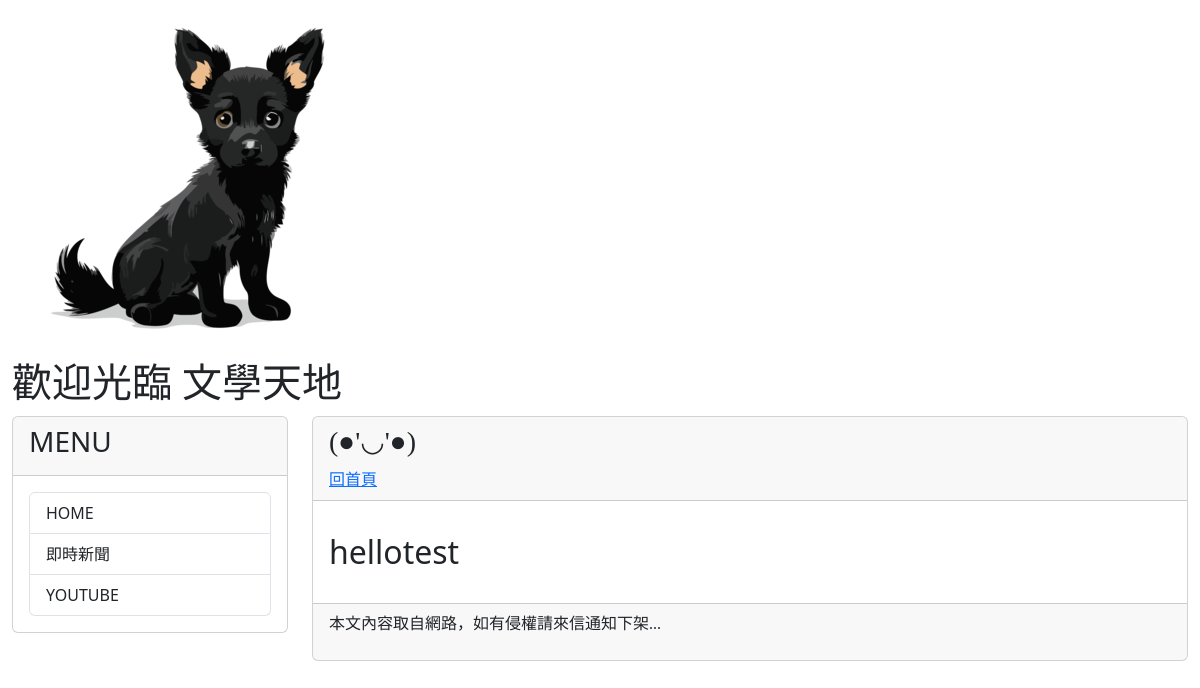
The app's page /post/emoji/, older data.
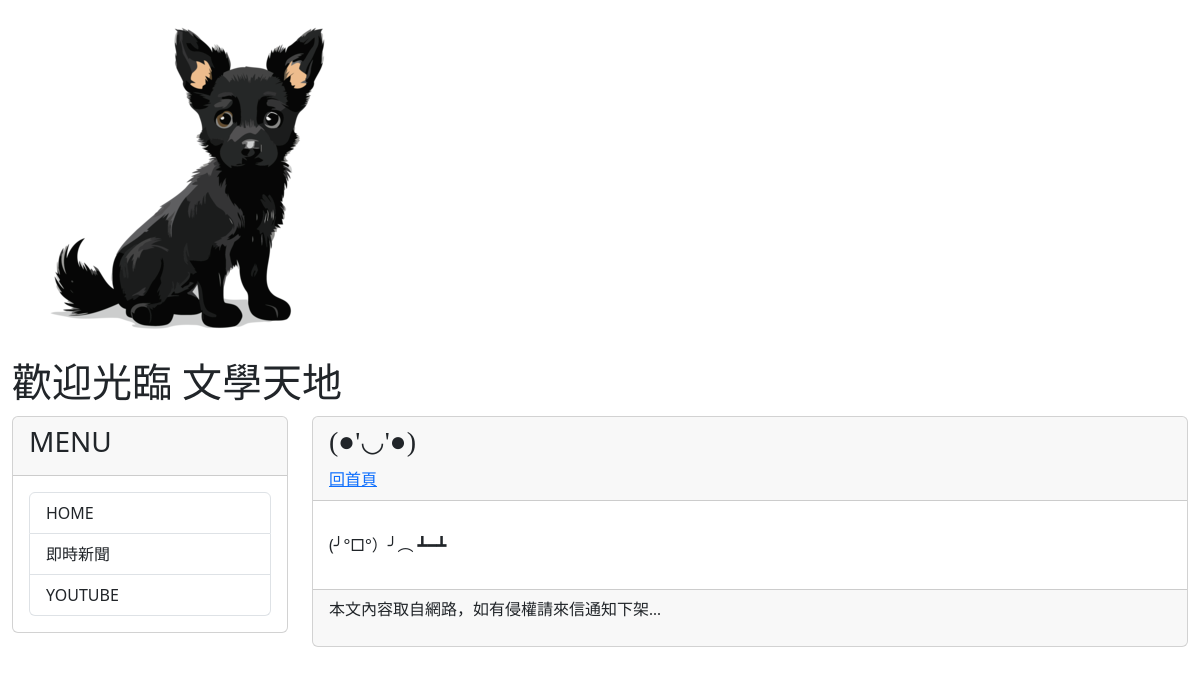
The same page, newer data.
### mysite/models.py (models this page shows, shortened)
class Post(models.Model):
    title = models.CharField(max_length=200)
    slug = models.CharField(max_length=200)
    body = models.TextField()
    pub_date = models.DateTimeField(auto_now_add=True) #自動取得現在時間
    class Meta:
        ordering = ('-pub_date',) #用pub_date去排序 -反向排序

### mysite/views.py (the view)
# urls.py: path('post/<slug:slug>/', mv.showpost, name="showpost"),
def showpost(request, slug):
    post = Post.objects.get(slug=slug)
    return render(request, 'post.html', locals())

### mysite/templatetags/markdown_extras.py (called while the page is built)
@register.filter
def convert_markdown(text):
    return markdown.markdown(text)

### mysite/templates/post.html (shortened to what this page needs)
{% extends "base2.html" %}
{% load markdown_extras %}
{% block headmessage %}
<h3 style='font-family:微軟正黑體;'>{{ post.title }}</h3>
<a style='font-family:微軟正黑體;' href='/'>回首頁</a>
{% endblock headmessage %}
{% block content %}
<p style='font-family:微軟正黑體;font-size:12pt;letter-spacing:2pt;'>
    {{ post.body | convert_markdown | safe }}</a>
</p>
{% endblock content %}

Row changes from the older to the newer data that the page shows:
changed Post: body "##hellotest" → "(╯°□°）╯︵ ┻━┻" (drawn); body|convert_markdown "hellotest" → "(╯°□°）╯︵ ┻━┻"
